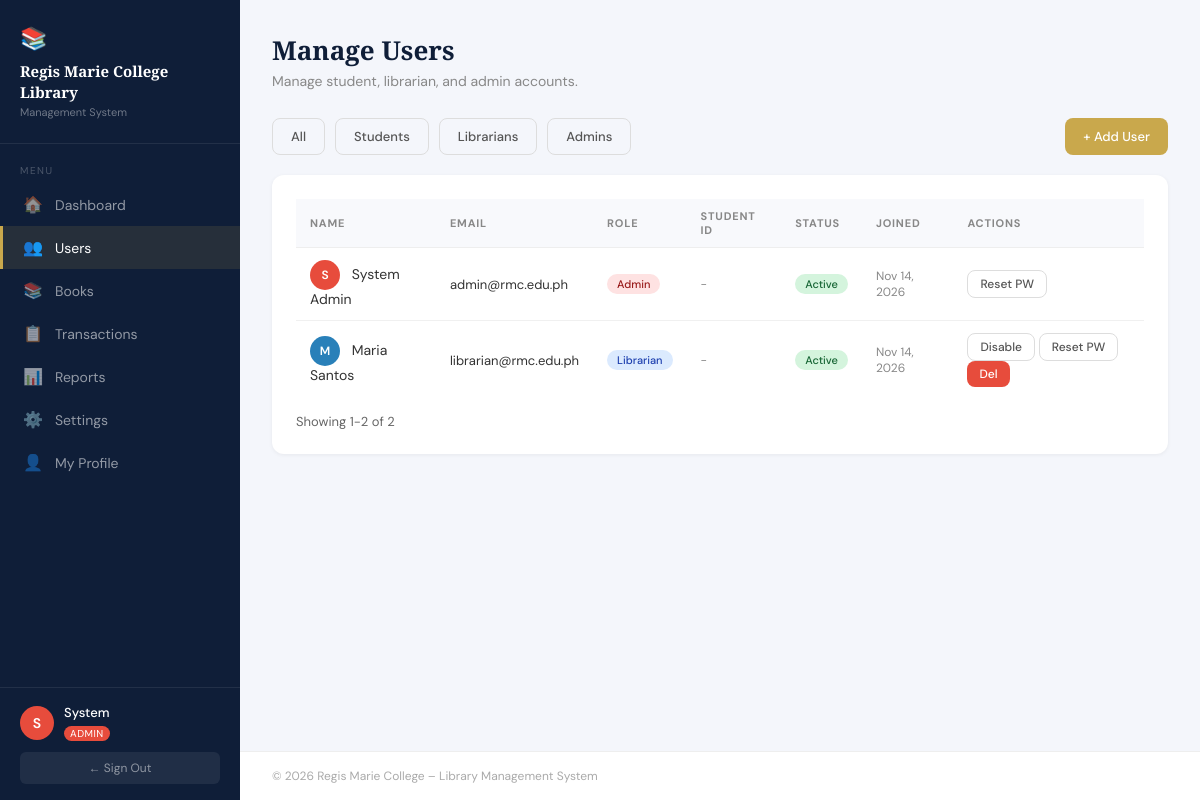
The page /admin/users.php (signed in) on the database its author committed.
### tables this page shows
CREATE TABLE IF NOT EXISTS users (
    id INT AUTO_INCREMENT PRIMARY KEY,
    student_id VARCHAR(20) UNIQUE,
    full_name VARCHAR(100) NOT NULL,
    email VARCHAR(100) UNIQUE NOT NULL,
    password VARCHAR(255) NOT NULL,
    role ENUM('admin', 'librarian', 'student') NOT NULL DEFAULT 'student',
    contact_number VARCHAR(20),
    address TEXT,
    status ENUM('active', 'inactive') DEFAULT 'active',
    created_at TIMESTAMP DEFAULT CURRENT_TIMESTAMP,
    updated_at TIMESTAMP DEFAULT CURRENT_TIMESTAMP ON UPDATE CURRENT_TIMESTAMP
);

### includes/config.php (called while the page is built, shortened)
<?php
function dbSelect($conn, $sql, $types = '', $params = []) {
    $stmt = $conn->prepare($sql);
    if ($types !== '') {
        $stmt->bind_param($types, ...$params);
    }
    $stmt->execute();
    return $stmt->get_result();
}
function initial($name) {
    $name = trim((string)$name);
    if ($name === '' || !preg_match('/^./us', $name, $matches)) {
        return '?';
    }
    return strtoupper($matches[0]);
}
?>

### admin/users.php (the view, shortened to what this page needs)
<?php
require_once '../includes/config.php';
require_once '../includes/pagination.php';
$activePage    = 'users';
$allowedRoles = ['student', 'librarian', 'admin'];
$role_filter = trim($_GET['role'] ?? '');
if (!in_array($role_filter, $allowedRoles, true)) {
    $role_filter = '';
}
$where = '';
$types = '';
$params = [];
$countRes = dbSelect($conn, "SELECT COUNT(*) c FROM users $where", $types, $params);
$totalUsers = (int)($countRes ? $countRes->fetch_assoc()['c'] : 0);
$pager = paginate($totalUsers, 20);
$sql = "SELECT * FROM users $where ORDER BY role, full_name LIMIT ? OFFSET ?";
$typesP = $types . 'ii';
$paramsP = array_merge($params, [$pager['per_page'], $pager['offset']]);
$users = dbSelect($conn, $sql, $typesP, $paramsP);
require_once '../includes/header.php';
?>
<div class="page-header">
  <h1>Manage Users</h1>
  <p>Manage student, librarian, and admin accounts.</p>
</div>
<div style="display:flex;justify-content:space-between;margin-bottom:20px;gap:12px;flex-wrap:wrap;">
  <div style="display:flex;gap:10px">
    <a href="users.php" class="btn btn-outline <?= !$role_filter?'btn-primary':'' ?>">All</a>
    <a href="?role=student" class="btn btn-outline <?= $role_filter==='student'?'btn-primary':'' ?>">Students</a>
    <a href="?role=librarian" class="btn btn-outline <?= $role_filter==='librarian'?'btn-primary':'' ?>">Librarians</a>
    <a href="?role=admin" class="btn btn-outline <?= $role_filter==='admin'?'btn-primary':'' ?>">Admins</a>
  </div>
  <a href="?action=add" class="btn btn-gold">+ Add User</a>
</div>
<div class="card">
  <div class="table-wrap">
    <table>
      <thead><tr><th>Name</th><th>Email</th><th>Role</th><th>Student ID</th><th>Status</th><th>Joined</th><th>Actions</th></tr></thead>
      <tbody>
      <?php if ($totalUsers === 0): ?>
        <tr><td colspan="7" style="text-align:center;color:#888;padding:24px">No results found.</td></tr>
      <?php else: while ($u = $users->fetch_assoc()): ?>
        <tr>
          <td>
            <div style="width:30px;height:30px;border-radius:50%;background:<?= ['admin'=>'#e74c3c','librarian'=>'#2980b9','student'=>'#27ae60'][$u['role']] ?>;display:inline-flex;align-items:center;justify-content:center;color:white;font-size:12px;font-weight:600;margin-right:8px;vertical-align:middle">
              <?= htmlspecialchars(initial($u['full_name'])) ?>
            </div>
            <?= htmlspecialchars($u['full_name']) ?>
          </td>
          <td style="font-size:13px"><?= htmlspecialchars($u['email']) ?></td>
          <td>
            <span class="badge <?= ['admin'=>'badge-danger','librarian'=>'badge-info','student'=>'badge-success'][$u['role']] ?>">
              <?= ucfirst($u['role']) ?>
            </span>
          </td>
          <td style="font-size:12px;color:#888"><?= htmlspecialchars($u['student_id'] ?? '-') ?></td>
          <td>
            <span class="badge <?= $u['status']==='active'?'badge-success':'badge-secondary' ?>">
              <?= ucfirst($u['status']) ?>
            </span>
          </td>
          <td style="font-size:12px;color:#888"><?= date('M d, Y', strtotime($u['created_at'])) ?></td>
          <td>
            <?php if ((int)$u['id'] !== (int)$_SESSION['user_id']): ?>
            <form method="POST" style="display:inline">
              <button type="submit" class="btn btn-sm btn-outline"><?= $u['status']==='active'?'Disable':'Enable' ?></button>
            </form>
            <?php endif; ?>
            <form method="POST" style="display:inline" onsubmit="return confirm(<?= htmlspecialchars(json_encode('Reset the password for ' . $u['full_name'] . '?'), ENT_QUOTES) ?>)">
              <button type="submit" class="btn btn-sm btn-outline">Reset PW</button>
            </form>
            <?php if ((int)$u['id'] !== (int)$_SESSION['user_id']): ?>
            <form method="POST" style="display:inline" onsubmit="return confirm('Delete this user?')">
              <button type="submit" class="btn btn-sm btn-danger">Del</button>
            </form>
            <?php endif; ?>
          </td>
        </tr>
      <?php endwhile; endif; ?>
      </tbody>
    </table>
  </div>
  <?= renderPagination($pager) ?>
</div>
<?php require_once '../includes/footer.php'; ?>

### includes/header.php (shortened to what this page needs)
<?php
$role = $_SESSION['user_role'] ?? '';
$name = $_SESSION['user_name'] ?? '';
$navItems = [];
if ($role === 'admin') {
    $navItems = [
        ['url' => SITE_URL.'/admin/dashboard.php',   'icon' => '🏠', 'label' => 'Dashboard',   'key' => 'dashboard'],
        ['url' => SITE_URL.'/admin/users.php',        'icon' => '👥', 'label' => 'Users',        'key' => 'users'],
        ['url' => SITE_URL.'/admin/books.php',        'icon' => '📚', 'label' => 'Books',        'key' => 'books'],
        ['url' => SITE_URL.'/admin/transactions.php', 'icon' => '📋', 'label' => 'Transactions', 'key' => 'transactions'],
        ['url' => SITE_URL.'/admin/reports.php',      'icon' => '📊', 'label' => 'Reports',      'key' => 'reports'],
        ['url' => SITE_URL.'/admin/settings.php',     'icon' => '⚙️', 'label' => 'Settings',     'key' => 'settings'],
        ['url' => SITE_URL.'/admin/profile.php',      'icon' => '👤', 'label' => 'My Profile',    'key' => 'profile'],
    ];
}
?>
<!DOCTYPE html>
<html lang="en">
<head>
</head>
<body>
<aside class="sidebar">
  <div class="sidebar-brand">
    <span class="book-icon">📚</span>
    <h3><?= htmlspecialchars(LIBRARY_NAME) ?></h3>
    <p>Management System</p>
  </div>
  <nav class="nav-section">
    <div class="nav-label">Menu</div>
    <?php foreach ($navItems as $item): ?>
      <a href="<?= $item['url'] ?>" class="nav-item <?= ($activePage ?? '') === $item['key'] ? 'active' : '' ?>">
        <span class="icon"><?= $item['icon'] ?></span>
        <?= htmlspecialchars($item['label']) ?>
      </a>
    <?php endforeach; ?>
  </nav>
  <div class="sidebar-user">
    <div class="user-info">
      <div class="user-avatar"><?= htmlspecialchars(initial($name)) ?></div>
      <div class="user-details">
        <div class="name"><?= htmlspecialchars(explode(' ', $name)[0]) ?></div>
        <span class="role-tag"><?= ucfirst($role) ?></span>
      </div>
    </div>
    <a href="<?= SITE_URL ?>/logout.php" class="btn-logout">← Sign Out</a>
  </div>
</aside>
<div class="content-wrap">
<main class="main">

### includes/pagination.php (shortened to what this page needs)
<?php
function paginate(int $total, int $perPage = 20): array {
    $perPage = max(1, $perPage);
    $pages = max(1, (int)ceil($total / $perPage));
    $page = isset($_GET['page']) ? (int)$_GET['page'] : 1;
    $offset = ($page - 1) * $perPage;
    $from = $total > 0 ? $offset + 1 : 0;
    $to = $total > 0 ? min($offset + $perPage, $total) : 0;
    return ['page'=>$page,'per_page'=>$perPage,'pages'=>$pages,'offset'=>$offset,'total'=>$total,'from'=>$from,'to'=>$to];
}
function renderPagination(array $p): string {
    $html = '<div style="display:flex;justify-content:space-between;align-items:center;gap:12px;margin-top:14px;flex-wrap:wrap">';
    $html .= '<div style="font-size:13px;color:#666">Showing ' . $p['from'] . '-' . $p['to'] . ' of ' . $p['total'] . '</div>';
    if ($p['pages'] <= 1) { $html .= '</div>'; return $html; }
    $html .= '<div style="display:flex;gap:6px;flex-wrap:wrap;align-items:center">';
    $html .= '</div></div>';
    return $html;
}
?>

### includes/footer.php (shortened to what this page needs)
</main>
<footer class="site-footer">
  © <?= date('Y') ?> Regis Marie College – Library Management System
</footer>
</div>
</body>
</html>

### rows shown on the page
users: full_name "S", full_name "System Admin", email "admin@rmc.edu.ph", role "Admin", student "-", status "Active", created_at "Nov 14, 2026"
users: full_name "M", full_name "Maria Santos", email "librarian@rmc.edu.ph", role "Librarian", student "-", status "Active", created_at "Nov 14, 2026", shows "Disable"

### other values the page prints
LIBRARY_NAME "Regis Marie College Library"
$item['icon'] "🏠"
$item['label'] "Dashboard"
$item['icon'] "👥"
$item['label'] "Users"
$item['icon'] "📚"
$item['label'] "Books"
$item['icon'] "📋"
$item['label'] "Transactions"
$item['icon'] "📊"
$item['label'] "Reports"
$item['icon'] "⚙️"
$item['label'] "Settings"
$item['icon'] "👤"
$item['label'] "My Profile"
